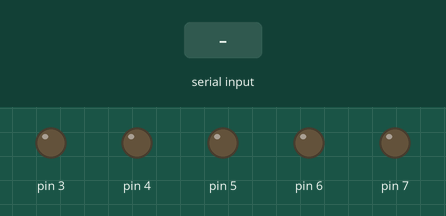
Bench run of a sketch on a simulated Arduino Uno, built with avr-gcc and run on an emulated ATmega328P. On the bench: output pins drawn as LEDs (lit = HIGH). The test bench sets the inputs (shaded band).

Above: at 1.2 s.
1.3 s: "1" received over Serial
At 2.5 s:
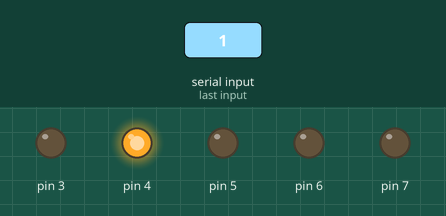
2.8 s: "2" received over Serial
At 3.9 s:
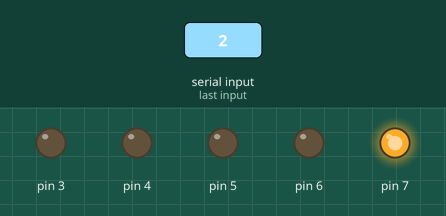
4.3 s: "3" received over Serial
At 5.0 s:
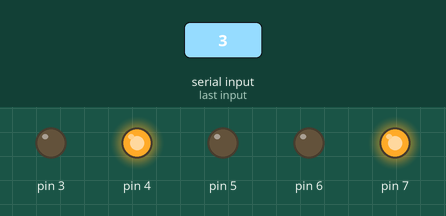
5.8 s: "4" received over Serial
At 6.2 s:
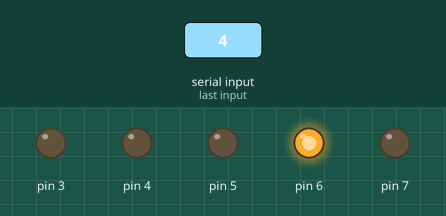
7.3 s: "5" received over Serial
At 8.5 s:
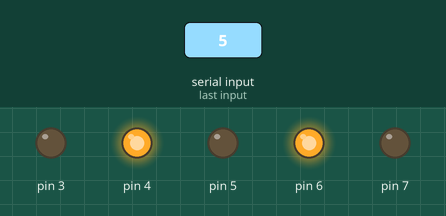
8.8 s: "6" received over Serial
At 9.6 s:
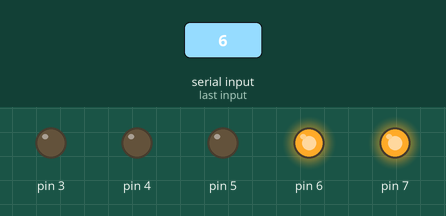
Timing chart, 0 to 11.3 s (numbered marks = the images above; inputs shaded):
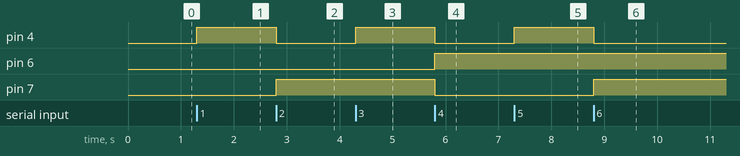

Measured:
- after the input at 1.3 s, pin 4: LOW → HIGH at once
- after the input at 2.8 s, pin 4: HIGH → LOW at once; pin 7: LOW → HIGH at once
- after the input at 4.3 s, pin 4: LOW → HIGH at once
- after the input at 5.8 s, pin 4, pin 7: HIGH → LOW at once; pin 6: LOW → HIGH at once
- after the input at 7.3 s, pin 4: LOW → HIGH at once
- after the input at 8.8 s, pin 4: HIGH → LOW at once; pin 7: LOW → HIGH at once

The sketch:

number.ino
```cpp
char readin;
void setup()
{
  Serial.begin(9600);
  pinMode(4,OUTPUT);
  pinMode(5,OUTPUT);
  pinMode(6,OUTPUT);
  pinMode(7,OUTPUT);
  pinMode(3,OUTPUT);
}

void loop()
{
  if(Serial.available()>0)
  {
    readin = Serial.read();
    switch(readin){
      case '1':
      digitalWrite(4, HIGH);
      digitalWrite(7, LOW);
      digitalWrite(5, LOW);
      digitalWrite(6, LOW);
      delay(10);
      break;
      case '2':
      digitalWrite(7, HIGH);
      digitalWrite(4, LOW);
      digitalWrite(5, LOW);
      digitalWrite(6, LOW);
      delay(10);
      break;
      case '3':
      digitalWrite(4, HIGH);
      digitalWrite(7, HIGH);
      digitalWrite(5, LOW);
      digitalWrite(6, LOW);
      delay(10);
      break;
      case '4':
      digitalWrite(6, HIGH);
      digitalWrite(7, LOW);
      digitalWrite(5, LOW);
      digitalWrite(4, LOW);
      delay(10);
      break;
      case '5':
      digitalWrite(6, HIGH);
      digitalWrite(7, LOW);
      digitalWrite(5, LOW);
      digitalWrite(4, HIGH);
      delay(10);
      break;
      case '6':
      digitalWrite(6, HIGH);
      digitalWrite(7, HIGH);
      digitalWrite(5, LOW);
      digitalWrite(4, LOW);
      delay(10);
      break;
      case '7':
      digitalWrite(6, HIGH);
      digitalWrite(7, HIGH);
      digitalWrite(5, LOW);
      digitalWrite(4, HIGH);
      delay(10);
      break;
      case '8':
      digitalWrite(5, HIGH);
      digitalWrite(7, LOW);
      digitalWrite(6, LOW);
      digitalWrite(4, LOW);
      delay(10);
      break;
      case '9':
      digitalWrite(5, HIGH);
      digitalWrite(7, LOW);
      digitalWrite(6, LOW);
      digitalWrite(4, HIGH);
      delay(10);
      break;
      case '0':
      digitalWrite(6, LOW);
      digitalWrite(7, LOW);
      digitalWrite(5, LOW);
      digitalWrite(4, LOW);
      delay(10);
      break;
    }
  }
}
```
